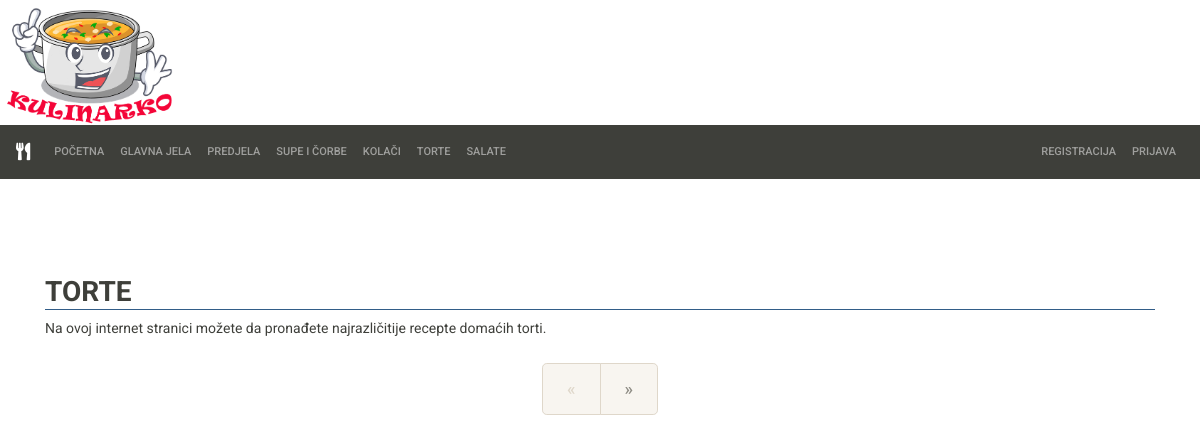
The app's page /torte.php, older data.
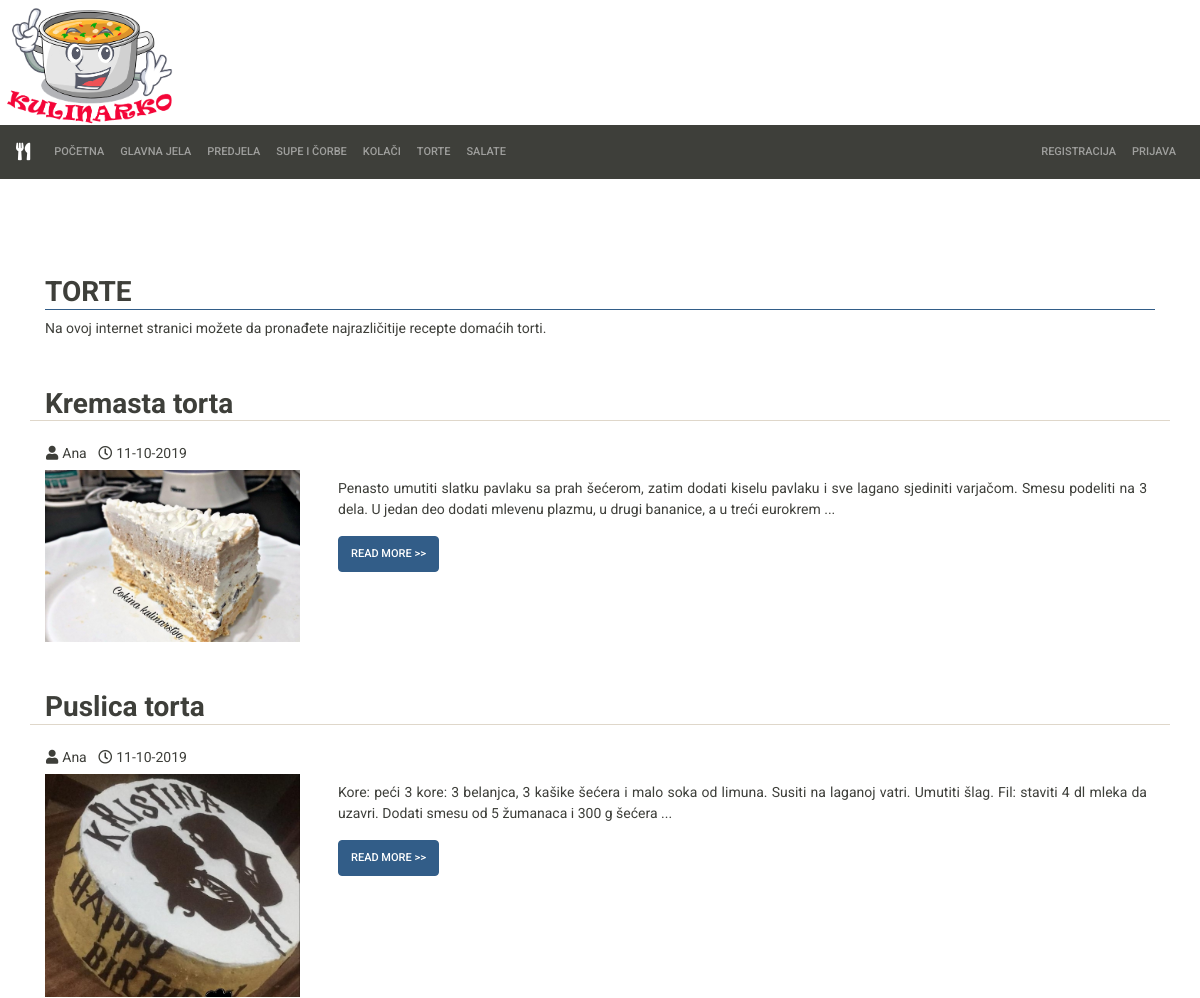
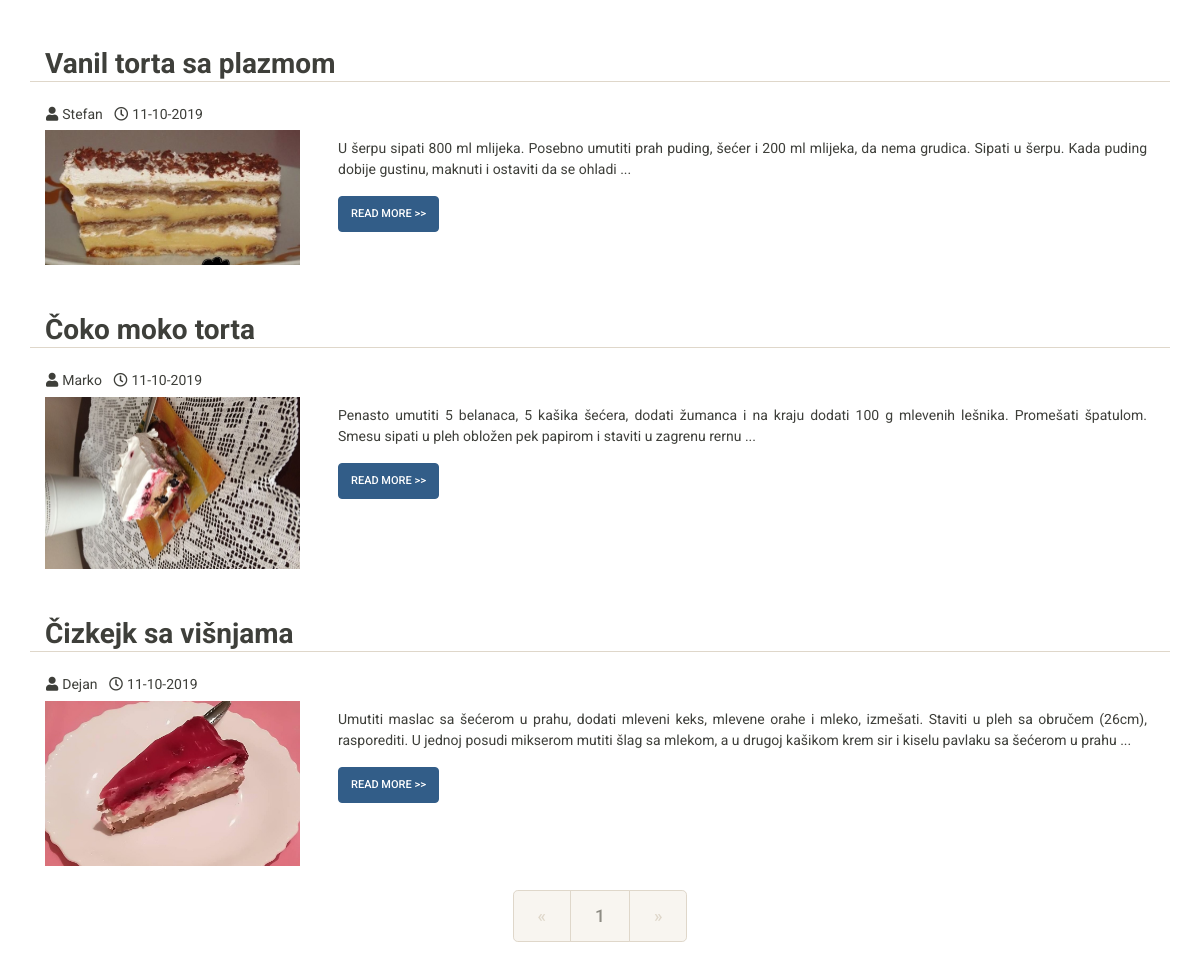
The same page, newer data (2 pictures, top to bottom).
### tables this page shows
CREATE TABLE IF NOT EXISTS `recepti` (
  `recept_id` int(11) NOT NULL AUTO_INCREMENT,
  `naziv_recepta` varchar(40) NOT NULL,
  `sastojci` varchar(512) NOT NULL,
  `slika_jela` varchar(256) DEFAULT NULL,
  `sadrzaj_recepta` text NOT NULL,
  `kategorija_jela` int(11) NOT NULL,
  `datum_unosa` timestamp NOT NULL DEFAULT CURRENT_TIMESTAMP ON UPDATE CURRENT_TIMESTAMP,
  `vreme_pripreme` varchar(20) NOT NULL,
  `autor_recepta` varchar(25) NOT NULL,
  PRIMARY KEY (`recept_id`),
  KEY `recept_korisnika` (`autor_recepta`),
  KEY `kategorija_recepta` (`kategorija_jela`)
);

CREATE TABLE IF NOT EXISTS `korisnici` (
  `korisnicko_ime` varchar(20) NOT NULL COMMENT 'korisnicko ime mora biti jedinstveno',
  `lozinka` varchar(64) NOT NULL,
  `ime` varchar(25) NOT NULL,
  `prezime` varchar(25) NOT NULL,
  `el_adresa` varchar(128) NOT NULL,
  `datum_rodjenja` date DEFAULT NULL,
  `adresa_stanovanja` varchar(128) DEFAULT NULL,
  `drzava_stanovanja` varchar(128) DEFAULT NULL,
  `pol` varchar(1) DEFAULT NULL,
  `telefon` varchar(20) DEFAULT NULL,
  `mobilni_telefon` varchar(20) DEFAULT NULL,
  `administrator` tinyint(1) DEFAULT NULL,
  PRIMARY KEY (`korisnicko_ime`)
);

### torte.php (the view, shortened to what the changed rows need)
<!DOCTYPE html>
<html lang="en">
<head>
    <link rel="stylesheet" type="text/css" href="./bootstrap/bootstrap.css">
    <link rel="stylesheet" href="./fontawesome/css/all.css">
    <link rel="stylesheet" type="text/css" href="./css/nasiStilovi.css">
</head>
<body>
    <div class="container mt-5 pt-5">
        <h2 class="border-bottom border-primary"> <strong> TORTE </strong> </h2>
        <?php
            $servername = "localhost";
            $username = "root";
            $password = "";
            $dbname = "kulinarko";
            $datatable = "recepti";
            $datatable_kor = "korisnici";
            $results_per_page = 10;
            $mysqli = new mysqli($servername, $username, $password, $dbname);
            if ( $mysqli->connect_error ) {
                echo "Error: ".$mysqli->connect_error;
            } else {
                $mysqli->set_charset("utf8");
                if (isset($_GET["page"])) {
                    $page = $_GET["page"];
                } else {
                    $page = 1;
                };
                $start_from = ($page-1) * $results_per_page;
                $query = "SELECT * FROM ".$datatable." WHERE KATEGORIJA_JELA = 5 ORDER BY DATUM_UNOSA ASC LIMIT $start_from, ".$results_per_page;
                $result = $mysqli->query($query);
                if ( $result == FALSE ) {
                    echo "Error: ".$mysqli->error($connection);
                } else {
                    while( $row = $result->fetch_assoc() ) {
                        $timestamp = strtotime($row["datum_unosa"]);
                        $date = date('d-m-Y', $timestamp);
                        $query_imeAutora = "SELECT * FROM ".$datatable_kor." WHERE korisnicko_ime = '".$row["autor_recepta"]."'";
                        $result_imeAutora = $mysqli->query($query_imeAutora);
                        if ( $result_imeAutora == FALSE ) {
                            $imeAutora = $row["autor_recepta"];
                        } else {
                            $row_users = $result_imeAutora->fetch_assoc();
                            $imeAutora = $row_users["ime"];
                        }
                        $sadrzajRecepta = $row["sadrzaj_recepta"];
                        $pozPoslednjeCeleReci = strpos($sadrzajRecepta, '.', 150);
                        $skraceniSadrzaj = substr($sadrzajRecepta, 0, $pozPoslednjeCeleReci);
                        $skraceniSadrzaj = $skraceniSadrzaj." ...";
                        echo "<div class='mt-5'>";
                        echo "<div class='row'>";
                        echo "<h2 class='col-12 border-bottom'> <strong>".$row["naziv_recepta"]."</strong> </h2>";
                        echo "</div>";
                        echo "<div class='row'>";
                        echo "<p class='col-12 text-capitalize'> <h6> <i class='fas fa-user ml-3 mr-1'></i>".$imeAutora." <i class='far fa-clock ml-2 mr-1'></i>".$date."</h6> </p>";
                        echo "</div>";
                        echo "<div class='row'>";
                        echo "<img src='".$row["slika_jela"]."' alt='Ime slike' class='col-9 col-md-3 rounded float-left'>";
                        echo "<p clas='col-9'>";
                        echo "<div class='d-flex flex-column mb-3 col-9'>";
                        echo "<div class='p-2 text-justify'>".$skraceniSadrzaj."</div>";
                        echo "<div class='p-2'>";
                        echo "<form method='POST' action='receptDetaljno.php'>";
                        echo "<button type='submit' class='btn btn-primary float-left'> Read More >> </button>";
                        echo "</form>";
                        echo "</div>";
                        echo "</div>";
                        echo "</p>";
                        echo "</div>";
                        echo "</div>";
                    }
                    $sql = "SELECT COUNT(*) AS total FROM ".$datatable." WHERE KATEGORIJA_JELA = 5";
                    $rs_result = $mysqli->query($sql);
                    $row = $rs_result->fetch_assoc();
                    $total_pages = ceil($row["total"] / $results_per_page);
                    echo "<div class='row my-4'>";
                    echo "<ul class='pagination pagination-lg mx-auto'>";
                    for ( $i = 1; $i <= $total_pages; $i++ ) {
                        echo "<li class='page-item'>";
                        echo "<a href='torte.php?page=".$i."'";
                        if ( $i == $page ) {
                            echo " class='page-link curPage active'";
                        } else {
                            echo " class='page-link'";
                        }
                        echo ">".$i."</a> ";
                        echo "</li>";
                    }
                    if ( $page == $total_pages ) {
                        echo "<li class='page-item disabled'>";
                        echo "<a class='page-link' href='#'>&raquo;</a>";
                        echo "</li>";
                    } else {
                        $sledecaStrana = $page + 1;
                        echo "<li class='page-item'>";
                        echo "<a class='page-link' href='torte.php?page=".$sledecaStrana."'>&raquo;</a>";
                        echo "</li>";
                    }
                }
            }
        ?>
    </div>
</body>
</html>

Row changes from the older to the newer data that the page shows:
added recepti: naziv_recepta "Kremasta torta", autor_recepta.ime "Ana", datum_unosa "11-10-2019", slika_jela (picture), skraceniSadrzaj "Penasto umutiti slatku pavlaku sa prah šećerom, zatim dodati kiselu pavlaku i sve lagano sjediniti varjačom. Smesu podeliti na 3 dela. U jedan deo dodati mlevenu plazmu, u drugi bananice, a u treći eurokrem ..."
added recepti: naziv_recepta "Puslica torta", autor_recepta.ime "Ana", datum_unosa "11-10-2019", slika_jela (picture), skraceniSadrzaj "Kore: peći 3 kore: 3 belanjca, 3 kašike šećera i malo soka od limuna. Susiti na laganoj vatri. Umutiti šlag. Fil: staviti 4 dl mleka da uzavri. Dodati smesu od 5 žumanaca i 300 g šećera ..."
added recepti: naziv_recepta "Vanil torta sa plazmom", autor_recepta.ime "Stefan", datum_unosa "11-10-2019", slika_jela (picture), skraceniSadrzaj "U šerpu sipati 800 ml mlijeka. Posebno umutiti prah puding, šećer i 200 ml mlijeka, da nema grudica. Sipati u šerpu. Kada puding dobije gustinu, maknuti i ostaviti da se ohladi ..."
added recepti: naziv_recepta "Čoko moko torta", autor_recepta.ime "Marko", datum_unosa "11-10-2019", slika_jela (picture), skraceniSadrzaj "Penasto umutiti 5 belanaca, 5 kašika šećera, dodati žumanca i na kraju dodati 100 g mlevenih lešnika. Promešati špatulom. Smesu sipati u pleh obložen pek papirom i staviti u zagrenu rernu ..."
added recepti: naziv_recepta "Čizkejk sa višnjama", autor_recepta.ime "Dejan", datum_unosa "11-10-2019", slika_jela (picture), skraceniSadrzaj "Umutiti maslac sa šećerom u prahu, dodati mleveni keks, mlevene orahe i mleko, izmešati. Staviti u pleh sa obručem (26cm), rasporediti. U jednoj posudi mikserom mutiti šlag sa mlekom, a u drugoj kašikom krem sir i kiselu pavlaku sa šećerom u prahu ..."
Text that changed along with them:
new list line: "1"
